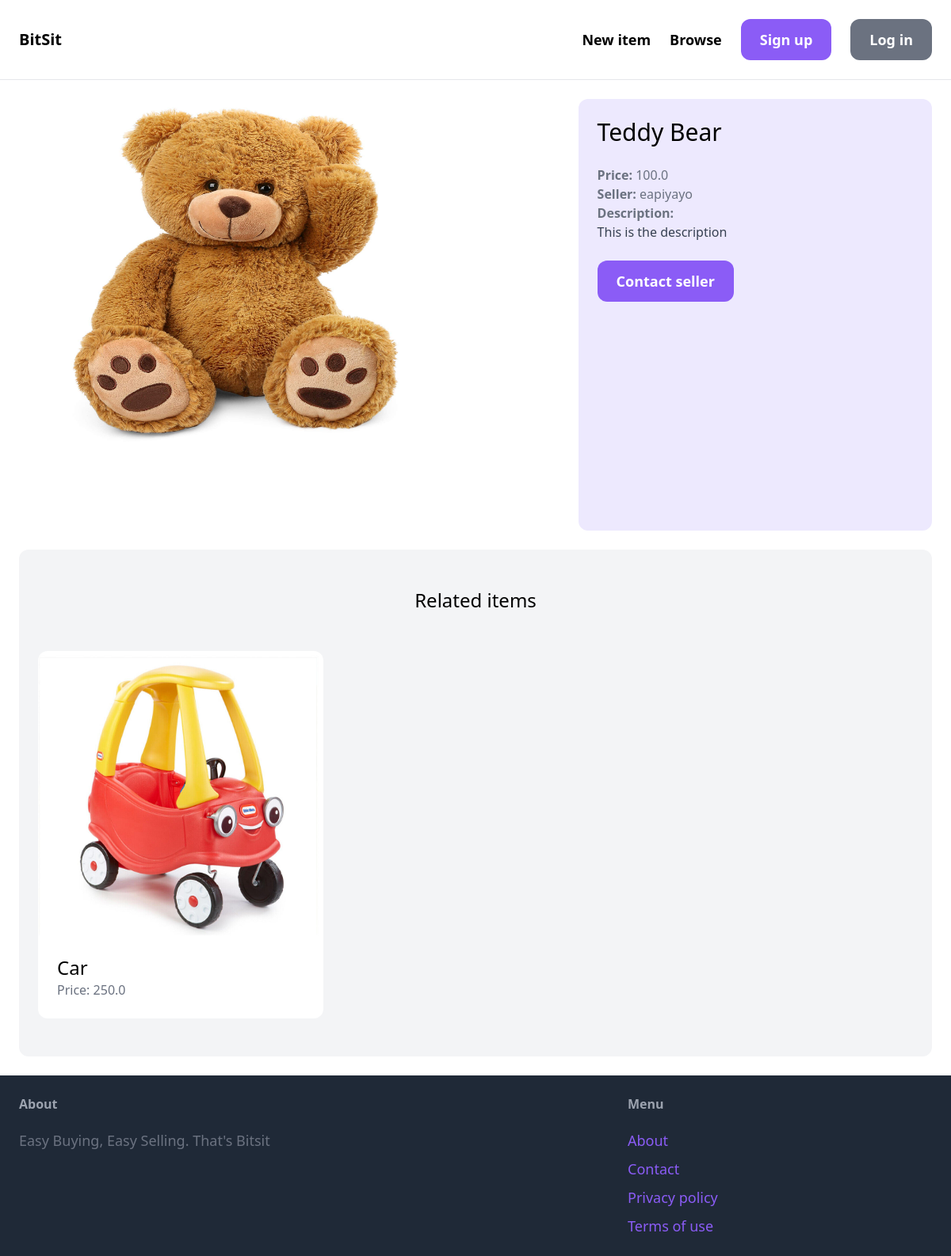
/items/1/, run on an earlier commit of the app's database.
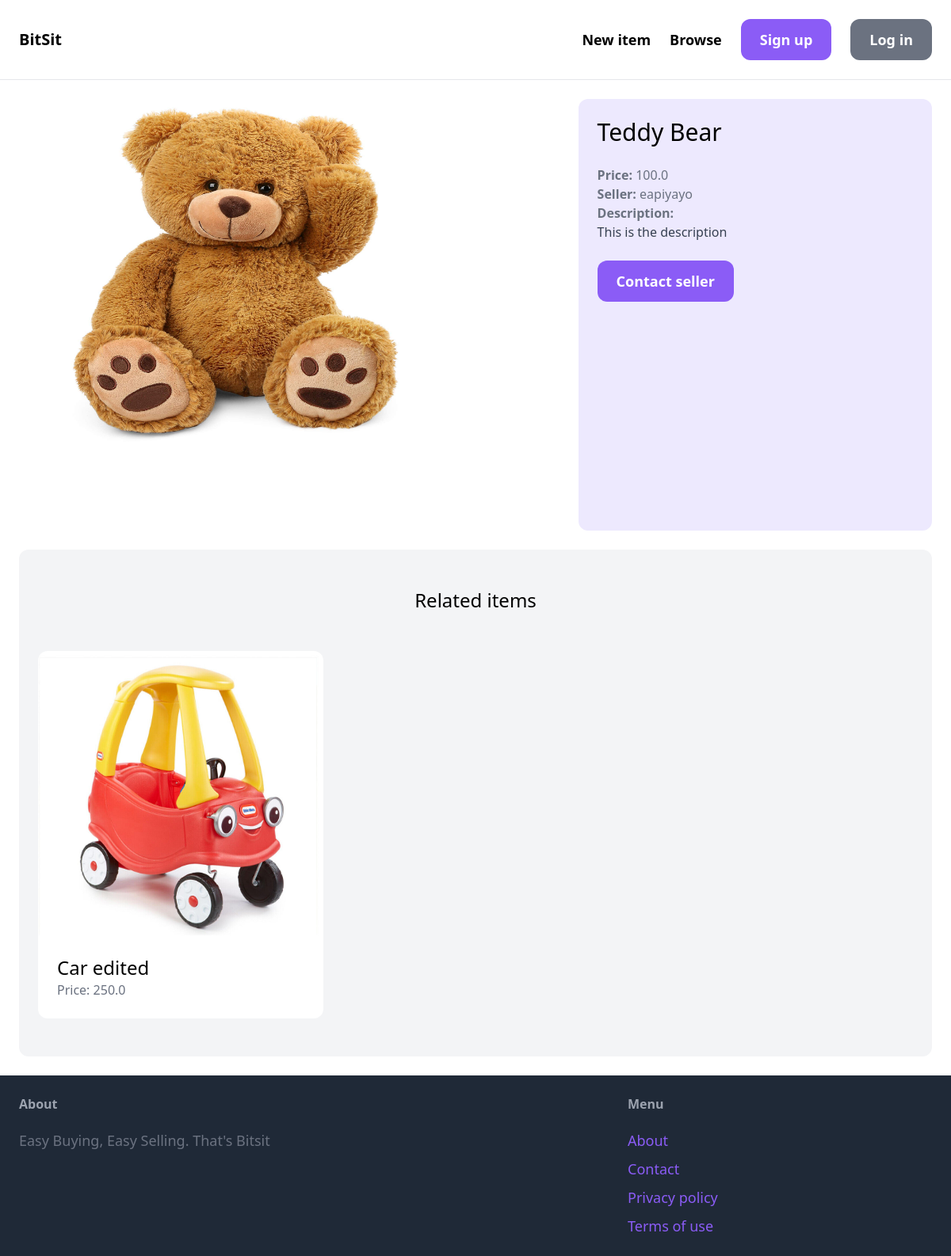
And on a later commit of the database.
### item/models.py (models this page shows, shortened)
class Item(models.Model):
     category = models.ForeignKey(Category, related_name='items', on_delete=models.CASCADE)
     name = models.CharField(max_length=255)
     description = models.TextField(blank=True, null=True)
     price = models.FloatField()
     image = models.ImageField(upload_to='item_images', blank=True, null=True)
     is_sold = models.BooleanField(default=False)
     created_by = models.ForeignKey(User, related_name='items', on_delete=models.CASCADE)
     created_at = models.DateTimeField(auto_now_add=True)

### item/views.py (the view)
# urls.py: path('<int:pk>/', views.detail, name='detail'),
def detail(request, pk):
    item = get_object_or_404(Item, pk=pk)
    related_items = Item.objects.filter(category=item.category, is_sold=False).exclude(pk=pk)[0:3]
    return render(request, 'item/detail.html', {
        'item': item,
        'related_items' : related_items,
    })

### item/templates/item/detail.html (shortened to what this page needs)
{% extends 'core/base.html' %}
{% block content %}
    <div class="flex flex-wrap md:grid md:grid-cols-5 md:gap-6">
        <div class="mb-3 md:mb-0 col-span-3">
            <img src="{{ item.image.url }}" class="rounded-xl w-[100%] h-[100%] md:w-[80%] md:h-[80%]"/>
        </div>
        <div class="w-[100%] md:col-span-2 p-6 bg-violet-100 rounded-xl">
            <h1 class="mb-6 text-3xl">{{ item.name }}</h1>
            <p class="text-gray-500"><strong>Price: </strong>{{ item.price }}</p>
            <p class="text-gray-500"><strong>Seller: </strong>{{ item.created_by.username }}</p>
            {% if item.description %}
            <p class="text-gray-700">
                <strong class="text-gray-500">Description:</strong><br>
                {{ item.description }}
            </p>
            {% endif %}
            {% if request.user == item.created_by %}
                <div class="mt-6 p-6 bg-white rounded-xl hover:shadow-black hover:shadow-sm">
                    <p>This is your item!</p>
                    <a href="{% url 'item:edit' item.id %}" class="inline-block mt-6 px-6 py-3 text-sm sm:text-lg font-semibold bg-violet-500 text-white rounded-xl hover:bg-violet-700">Edit</a>
                    <a href="{% url 'item:delete' item.id %}" class="inline-block mt-6 px-6 py-3 text-sm sm:text-lg font-semibold bg-red-500 text-white rounded-xl hover:bg-red-700">Delete</a>
                </div>
            {% else %}
                <a href="#" class="inline-block mt-6 px-6 py-3 text-sm sm:text-lg font-semibold bg-violet-500 text-white rounded-xl hover:bg-violet-700">Contact seller</a>
            {% endif %}
        </div>
    </div>
    <div class="mt-6 px-6 py-12 bg-gray-100 rounded-xl">
        <h2 class="mb-12 text-2xl text-center">Related items</h2>
        <div class="grid grid-cols-3 gap-3">
            {% for item in related_items %}
            <div>
                <a href="{% url 'item:detail' item.id %}">
                    <div>
                        <img src="{{ item.image.url }}" class="rounded-t-xl"/>
                    </div>
                    <div class="p-6 bg-white rounded-b-xl">
                        <h2 class="text-2xl">{{ item.name }}</h2>
                        <p class="text-gray-500">Price: {{ item.price }}</p>
                    </div>
                </a>
            </div>
            {% endfor %}
        </div>
    </div>
{% endblock %}

What changed in the data, as far as the page shows it:
changed Item: name "Car" → "Car edited"
